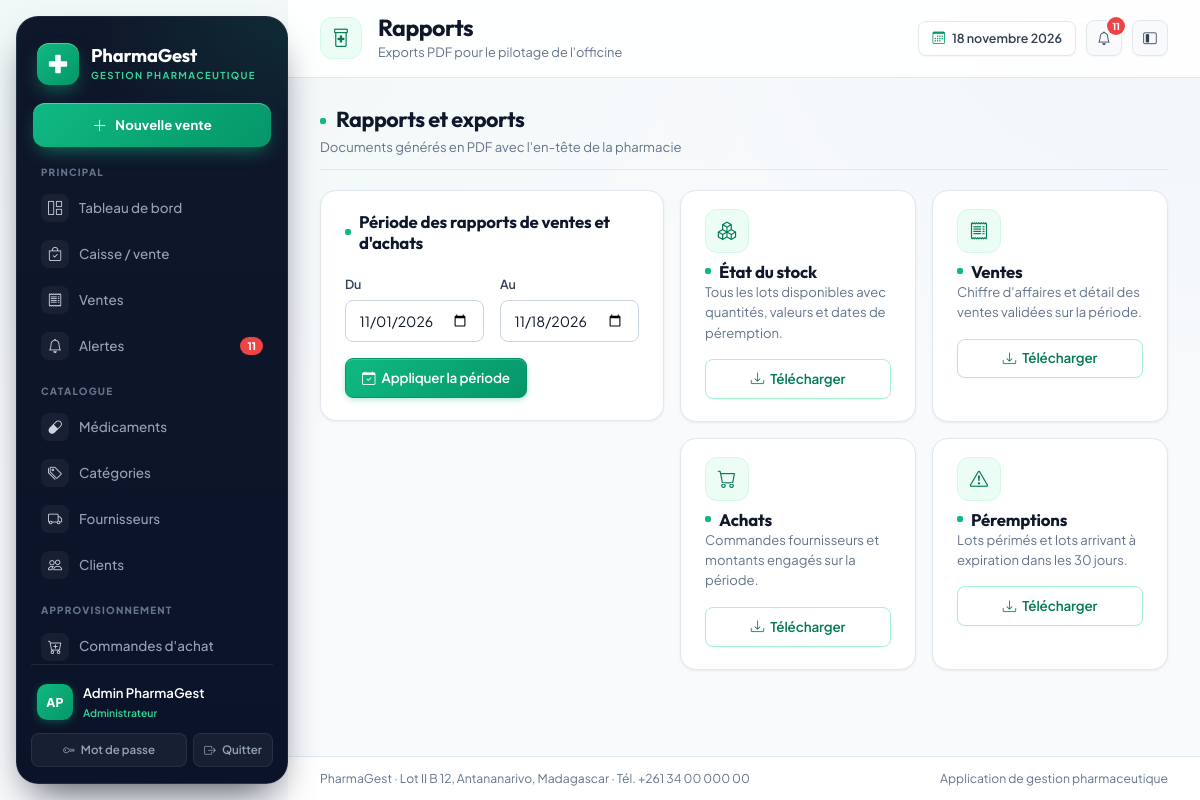
Screenshot of /rapports/ (signed in) with the database file from the repository.
### gestion/models.py (models this page shows, shortened)
class Utilisateur(AbstractUser):
    class Role(models.TextChoices):
        ADMIN = "ADMIN", "Administrateur"
        PHARMACIEN = "PHARMACIEN", "Pharmacien responsable"
        GESTIONNAIRE = "GESTIONNAIRE", "Gestionnaire de stock"
        CAISSIER = "CAISSIER", "Caissier"
        RESPONSABLE = "RESPONSABLE", "Responsable de gestion"
    role = models.CharField(
        "rôle", max_length=20, choices=Role.choices, default=Role.CAISSIER
    )
    telephone = models.CharField("téléphone", max_length=30, blank=True)
    cree_le = models.DateTimeField("créé le", auto_now_add=True)
    class Meta:
        verbose_name = "utilisateur"
        verbose_name_plural = "utilisateurs"
        ordering = ["username"]
    @property
    def nom_complet(self):
        return self.get_full_name() or self.username
    @property
    def est_admin(self):
        return self.is_superuser or self.role == self.Role.ADMIN
    @property
    def peut_vendre(self):
        return self.est_admin or self.role in {
            self.Role.PHARMACIEN,
            self.Role.CAISSIER,
        }
    @property
    def peut_voir_rapports(self):
        return self.est_admin or self.role in {
            self.Role.PHARMACIEN,
            self.Role.RESPONSABLE,
        }

### gestion/views.py (the view)
# urls.py: path("rapports/", views.rapports, name="rapports"),
@role_requis(*RAPPORTS)
def rapports(request):
    form = PeriodeForm(request.GET or None)
    debut, fin = _periode_depuis_requete(request)
    return render(
        request,
        "gestion/rapports.html",
        {"form": form, "date_debut": debut, "date_fin": fin},
    )

### gestion/forms.py (shortened to what this page needs)
class PeriodeForm(BootstrapMixin, forms.Form):
    date_debut = forms.DateField(
        label="Du",
        widget=forms.DateInput(attrs={"type": "date"}, format="%Y-%m-%d"),
    )
    date_fin = forms.DateField(
        label="Au",
        widget=forms.DateInput(attrs={"type": "date"}, format="%Y-%m-%d"),
    )
    def __init__(self, *args, **kwargs):
        super().__init__(*args, **kwargs)
        aujourd_hui = timezone.localdate()
        self.fields["date_debut"].initial = aujourd_hui.replace(day=1)
        self.fields["date_fin"].initial = aujourd_hui

### gestion/templatetags/gestion_extras.py (called while the page is built)
@register.filter
def initiales(utilisateur):
    if hasattr(utilisateur, "nom_complet"):
        nom = utilisateur.nom_complet
    else:
        nom = str(utilisateur)
    morceaux = [m for m in nom.replace("-", " ").split(" ") if m]
    if not morceaux:
        return "?"
    if len(morceaux) == 1:
        return morceaux[0][:2].upper()
    return (morceaux[0][0] + morceaux[-1][0]).upper()

### gestion/views.py (called while the page is built)
def role_requis(*roles):
    def decorateur(vue):
        @login_required
        @wraps(vue)
        def protegee(request, *args, **kwargs):
            if not (request.user.est_admin or request.user.role in roles):
                raise PermissionDenied
            return vue(request, *args, **kwargs)
        return protegee
    return decorateur

def _periode_depuis_requete(request):
    form = PeriodeForm(request.GET or None)
    if form.is_valid():
        return form.cleaned_data["date_debut"], form.cleaned_data["date_fin"]
    aujourd_hui = timezone.localdate()
    return aujourd_hui.replace(day=1), aujourd_hui

### templates/gestion/rapports.html (shortened to what this page needs)
{% extends "gestion/base.html" %}
{% load gestion_extras %}
{% block page_title %}Rapports{% endblock %}
{% block page_subtitle %}Exports PDF pour le pilotage de l'officine{% endblock %}
{% block contenu %}
<div class="pg-section-title">
  <div>
    <h2 class="mb-1">Rapports et exports</h2>
    <div class="pg-muted small">Documents générés en PDF avec l'en-tête de la pharmacie</div>
  </div>
</div>
<div class="row g-3">
  <div class="col-lg-5">
    <div class="pg-card">
      <div class="pg-card-header"><h3 class="pg-card-title">Période des rapports de ventes et d'achats</h3></div>
      <div class="pg-card-body">
        <form method="get">
          <div class="row g-3">
            <div class="col-6">
              <label class="form-label" for="{{ form.date_debut.id_for_label }}">{{ form.date_debut.label }}</label>
              {{ form.date_debut }}
            </div>
            <div class="col-6">
              <label class="form-label" for="{{ form.date_fin.id_for_label }}">{{ form.date_fin.label }}</label>
              {{ form.date_fin }}
            </div>
          </div>
          <button class="btn btn-primary mt-3" type="submit"><i class="bi bi-calendar-check me-1"></i> Appliquer la période</button>
        </form>
      </div>
    </div>
  </div>
  <div class="col-lg-7">
    <div class="row g-3">
      <div class="col-md-6">
        <div class="pg-card h-100">
          <div class="pg-card-body">
            <div class="pg-report-icon"><i class="bi bi-boxes"></i></div>
            <h3 class="pg-card-title mt-2">État du stock</h3>
            <p class="pg-muted small">Tous les lots disponibles avec quantités, valeurs et dates de péremption.</p>
            <a class="btn btn-outline-primary w-100" href="{% url 'gestion:rapport_stock_pdf' %}" target="_blank"><i class="bi bi-download me-1"></i> Télécharger</a>
          </div>
        </div>
      </div>
      <div class="col-md-6">
        <div class="pg-card h-100">
          <div class="pg-card-body">
            <div class="pg-report-icon"><i class="bi bi-receipt"></i></div>
            <h3 class="pg-card-title mt-2">Ventes</h3>
            <p class="pg-muted small">Chiffre d'affaires et détail des ventes validées sur la période.</p>
            <a class="btn btn-outline-primary w-100" href="{% url 'gestion:rapport_ventes_pdf' %}?date_debut={{ date_debut|date:'Y-m-d' }}&date_fin={{ date_fin|date:'Y-m-d' }}" target="_blank"><i class="bi bi-download me-1"></i> Télécharger</a>
          </div>
        </div>
      </div>
      <div class="col-md-6">
        <div class="pg-card h-100">
          <div class="pg-card-body">
            <div class="pg-report-icon"><i class="bi bi-cart"></i></div>
            <h3 class="pg-card-title mt-2">Achats</h3>
            <p class="pg-muted small">Commandes fournisseurs et montants engagés sur la période.</p>
            <a class="btn btn-outline-primary w-100" href="{% url 'gestion:rapport_achats_pdf' %}?date_debut={{ date_debut|date:'Y-m-d' }}&date_fin={{ date_fin|date:'Y-m-d' }}" target="_blank"><i class="bi bi-download me-1"></i> Télécharger</a>
          </div>
        </div>
      </div>
      <div class="col-md-6">
        <div class="pg-card h-100">
          <div class="pg-card-body">
            <div class="pg-report-icon"><i class="bi bi-exclamation-triangle"></i></div>
            <h3 class="pg-card-title mt-2">Péremptions</h3>
            <p class="pg-muted small">Lots périmés et lots arrivant à expiration dans les 30 jours.</p>
            <a class="btn btn-outline-primary w-100" href="{% url 'gestion:rapport_peremptions_pdf' %}" target="_blank"><i class="bi bi-download me-1"></i> Télécharger</a>
          </div>
        </div>
      </div>
    </div>
  </div>
</div>
{% endblock %}

### templates/gestion/base.html (shortened to what this page needs)
{% load static %}
{% load gestion_extras %}
<!doctype html>
<html lang="fr">
<head>
  <link href="https://cdn.jsdelivr.net/npm/bootstrap@5.3.3/dist/css/bootstrap.min.css" rel="stylesheet">
  <link href="https://cdn.jsdelivr.net/npm/bootstrap-icons@1.11.3/font/bootstrap-icons.min.css" rel="stylesheet">
  <link rel="stylesheet" href="{% static 'css/pharmagest.css' %}">
</head>
<body>
  {% with url_name=request.resolver_match.url_name %}
  <div class="pg-shell" data-layout="expanded">
    <aside class="pg-sidebar" id="sidebar" aria-label="Menu principal de navigation">
      <a class="pg-brand" href="{% url 'gestion:tableau_bord' %}" aria-label="Accueil {{ pharmacie_nom }}">
        <span class="pg-brand-mark">
          <svg class="pg-brand-glyph" viewBox="0 0 24 24" fill="currentColor" aria-hidden="true">
            <path
              d="M9 3a1 1 0 0 1 1-1h4a1 1 0 0 1 1 1v6h6a1 1 0 0 1 1 1v4a1 1 0 0 1-1 1h-6v6a1 1 0 0 1-1 1h-4a1 1 0 0 1-1-1v-6H3a1 1 0 0 1-1-1v-4a1 1 0 0 1 1-1h6V3z" />
          </svg>
        </span>
        <span class="pg-brand-text">
          <span class="pg-brand-name">{{ pharmacie_nom }}</span>
          <span class="pg-brand-sub">Gestion pharmaceutique</span>
        </span>
      </a>
      {% if user.peut_vendre %}
      <a class="pg-side-cta" href="{% url 'gestion:caisse' %}" title="Ouvrir la caisse">
        <i class="bi bi-plus-lg"></i>
        <span>Nouvelle vente</span>
      </a>
      {% endif %}
      <nav class="pg-nav-groups" aria-label="Navigation">
        <div class="pg-nav-group">
          <div class="pg-nav-label">Principal</div>
          <div class="pg-nav">
            <a class="pg-nav-link {% if url_name == 'tableau_bord' %}active{% endif %}"
              href="{% url 'gestion:tableau_bord' %}" title="Tableau de bord">
              <i class="bi bi-grid-1x2"></i>
              <span>Tableau de bord</span>
            </a>
            {% if user.peut_vendre %}
            <a class="pg-nav-link {% if url_name == 'caisse' %}active{% endif %}" href="{% url 'gestion:caisse' %}"
              title="Caisse / vente">
              <i class="bi bi-bag-check"></i>
              <span>Caisse / vente</span>
            </a>
            {% endif %}
            <a class="pg-nav-link {% if url_name == 'vente_liste' or url_name == 'vente_detail' or url_name == 'retour_vente' or url_name == 'vente_annuler' %}active{% endif %}"
              href="{% url 'gestion:vente_liste' %}" title="Ventes">
              <i class="bi bi-receipt"></i>
              <span>Ventes</span>
            </a>
            <a class="pg-nav-link {% if url_name == 'alertes' %}active{% endif %}" href="{% url 'gestion:alertes' %}"
              title="Alertes">
              <i class="bi bi-bell"></i>
              {% if alertes_globales %}<span class="pg-nav-badge">{{ alertes_globales }}</span>{% endif %}
              <span>Alertes</span>
            </a>
          </div>
        </div>
        <div class="pg-nav-group">
          <div class="pg-nav-label">Catalogue</div>
          <div class="pg-nav">
            <a class="pg-nav-link {% if url_name == 'medicament_liste' or url_name == 'medicament_detail' or url_name == 'medicament_ajouter' or url_name == 'medicament_modifier' or url_name == 'medicament_supprimer' %}active{% endif %}"
              href="{% url 'gestion:medicament_liste' %}" title="Médicaments">
              <i class="bi bi-capsule"></i>
              <span>Médicaments</span>
            </a>
            <a class="pg-nav-link {% if url_name == 'categorie_liste' or url_name == 'categorie_ajouter' or url_name == 'categorie_modifier' or url_name == 'categorie_supprimer' %}active{% endif %}"
              href="{% url 'gestion:categorie_liste' %}" title="Catégories">
              <i class="bi bi-tags"></i>
              <span>Catégories</span>
            </a>
            <a class="pg-nav-link {% if url_name == 'fournisseur_liste' or url_name == 'fournisseur_detail' or url_name == 'fournisseur_ajouter' or url_name == 'fournisseur_modifier' %}active{% endif %}"
              href="{% url 'gestion:fournisseur_liste' %}" title="Fournisseurs">
              <i class="bi bi-truck"></i>
              <span>Fournisseurs</span>
            </a>
            <a class="pg-nav-link {% if url_name == 'client_liste' or url_name == 'client_detail' or url_name == 'client_ajouter' or url_name == 'client_modifier' %}active{% endif %}"
              href="{% url 'gestion:client_liste' %}" title="Clients">
              <i class="bi bi-people"></i>
              <span>Clients</span>
            </a>
          </div>
        </div>
        {% if user.est_admin or user.role == 'PHARMACIEN' or user.role == 'GESTIONNAIRE' or user.role == 'RESPONSABLE' %}
        <div class="pg-nav-group">
          <div class="pg-nav-label">Approvisionnement</div>
          <div class="pg-nav">
            <a class="pg-nav-link {% if url_name == 'commande_liste' or url_name == 'commande_detail' or url_name == 'commande_ajouter' or url_name == 'commande_modifier' %}active{% endif %}"
              href="{% url 'gestion:commande_liste' %}" title="Commandes d'achat">
              <i class="bi bi-cart-plus"></i>
              <span>Commandes d'achat</span>
            </a>
          </div>
        </div>
        {% endif %}
      </nav>
      <div class="pg-sidebar-foot">
        <div class="pg-user">
          <span class="pg-avatar">{{ user.nom_complet|initiales }}</span>
          <span class="pg-user-text">
            <span class="name">{{ user.nom_complet }}</span>
            <span class="role">{{ user.get_role_display }}</span>
          </span>
        </div>
        <div class="actions">
          <a href="{% url 'gestion:mot_de_passe' %}" title="Modifier le mot de passe">
            <i class="bi bi-key"></i><span>Mot de passe</span>
          </a>
          <form method="post" action="{% url 'gestion:deconnexion' %}" class="m-0" title="Déconnexion">
            <button type="submit"><i class="bi bi-box-arrow-right"></i><span>Quitter</span></button>
          </form>
        </div>
      </div>
    </aside>
    <div class="pg-main">
      <header class="pg-topbar">
        <span class="pg-page-icon" aria-hidden="true"><i class="bi bi-prescription2"></i></span>
        <div class="pg-heading">
          <h1 class="pg-page-title">{% block page_title %}Tableau de bord{% endblock %}</h1>
          <p class="pg-page-sub">{% block page_subtitle %}Vue d'ensemble de l'activité de la pharmacie{% endblock %}</p>
        </div>
        <div class="pg-topbar-actions">
          <span class="pg-date-chip"><i class="bi bi-calendar3"></i> {% now "j F Y" %}</span>
          <a class="btn btn-soft btn-icon position-relative" href="{% url 'gestion:alertes' %}" title="Alertes"
            aria-label="Alertes">
            <i class="bi bi-bell"></i>
            {% if alertes_globales %}
            <span class="pg-notif-dot">{{ alertes_globales }}</span>
            {% endif %}
          </a>
          <button class="pg-layout-toggle btn btn-soft btn-icon" type="button" aria-label="Basculer le menu compact"
            title="Menu compact" data-layout-toggle>
            <i class="bi bi-layout-sidebar-inset"></i>
          </button>
        </div>
      </header>
      <main class="pg-content" id="contenu">
        {% block contenu %}{% endblock %}
      </main>
      <footer class="pg-footer">
        <span>{{ pharmacie_nom }} · {{ pharmacie_adresse }} · Tél. {{ pharmacie_telephone }}</span>
        <span>Application de gestion pharmaceutique</span>
      </footer>
    </div>
  </div>
  {% endwith %}
</body>
</html>

### rows the page displays
Utilisateur: last_name "PharmaGest", nom_complet|initiales "AP", nom_complet "Admin PharmaGest", role "Administrateur"

### other values shown
{{ alertes_globales }} "11"
{{ pharmacie_adresse }} "Lot II B 12, Antananarivo, Madagascar"
{{ pharmacie_telephone }} "+261 34 00 000 00"
